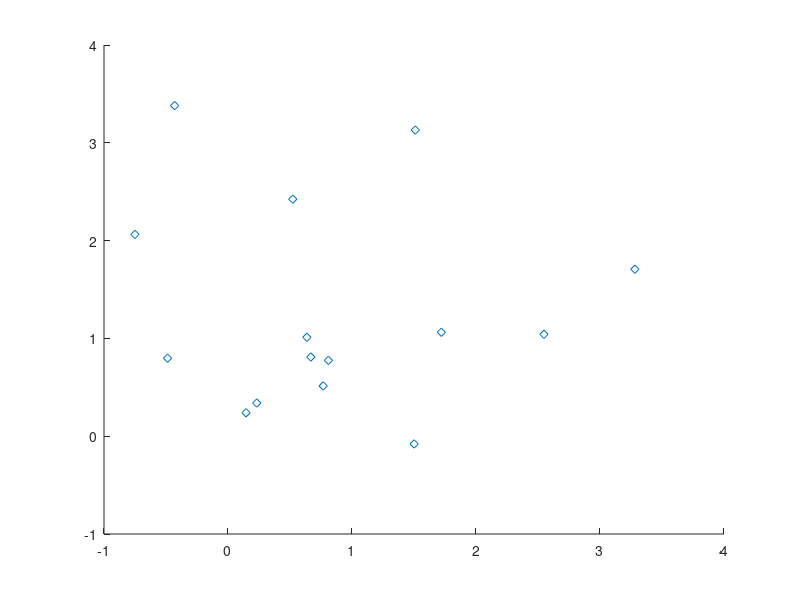

MATLAB code to generate this figure: (Note: this script raises an error after producing the figure.)
% lda8OX2D.m - Linear Discriminant Projection for data8OX.txt
%
fin=fopen('data30x4.txt');
nf=4;     n=30;                       % nf features, n patterns
L(1)=15;  L(2)=30;          % L(2)=n
fgetl(fin); fgetl(fin); fgetl(fin);   % skip 3 header lines
A=fscanf(fin,'%f',[1+nf n]); A=A';    % read input data 
d=4;  nk=15;  X=A(:,1:d);
%
% (a) - Covariance Matrix T,  [n d]=size(X);  n=45,  d=8
%
X1=X(1:L(1),:);  X2=X(1+L(1):L(2),:); 
m1=mean(X1);    m2=mean(X2);   
mu=mean(X);     T=cov(X);
W1=cov(X1);     W2=cov(X2);     
W=(nk-1)*(W1+W2);
B=nk*((m1-mu)'*(m1-mu)+(m2-mu)'*(m2-mu));
s=0.0001;
C=(inv(W+s*eye(d)))*(B+eps);
%
% (b) - Compute Eigenvalues of W^{-1}B
%
[U D]=eig(C);
Lambda=diag(D);
[Cat index]=sort(Lambda,'descend');
%
% (c) - Compute Percentage of Variance Retained
%
R(1)=Cat(1);
for i=2:d
  R(i)=R(i-1)+Cat(i);
end
S=R(d);
for i=1:d
  R(i)=R(i)/S*100;
end
format short
L',R
%
% (d) - LDA for 8OX data set
%
K=3;
Xproj=zeros(K,d);                     % initiate a projection matrix
for i=1:K
   Xproj(i,:)=U(:,index(i))';
end
Y=(Xproj*X')';                        % first K discriminant components
X1=Y(1:L(1),1);      Y1=Y(1:L(1),2); Z1=Y(1:L(1),3);
X2=Y(1+L(1):L(2),1); Y2=Y(1+L(1):L(2),2); Z2=Y(1+L(1):L(2),3); 
plot3(X1,Y1,Z1,'d',X2,Y2,Z2,'O', 'markersize',12); grid ;
legend('u1','u2')
% axis([2 24 -2 20]); grid;
title('First Three Linear Discriminant Projection for 30x4')